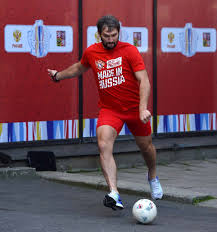
#> input picture images/p1.jpg, 217 x 232 px
$ python -i color.py   (imports and definitions only)
#> lines starting #> are read from the running program, lines starting #| are printed output that depends on the picture
import cv2
import numpy as np
import sys
import matplotlib.pyplot as plt
import math


# 색상 비교 코드 : https://github.com/sumtype/CIEDE2000
# Converts RGB pixel array to XYZ format.
# Implementation derived from http://www.easyrgb.com/en/math.php
def rgb2xyz(rgb):
    def format(c):
        c = c / 255.
        if c > 0.04045: c = ((c + 0.055) / 1.055) ** 2.4
        else: c = c / 12.92
        return c * 100
    rgb = list(map(format, rgb))
    xyz = [None, None, None]
    xyz[0] = rgb[0] * 0.4124 + rgb[1] * 0.3576 + rgb[2] * 0.1805
    xyz[1] = rgb[0] * 0.2126 + rgb[1] * 0.7152 + rgb[2] * 0.0722
    xyz[2] = rgb[0] * 0.0193 + rgb[1] * 0.1192 + rgb[2] * 0.9505
    return xyz

# Converts XYZ pixel array to LAB format.
# Implementation derived from http://www.easyrgb.com/en/math.php
def xyz2lab(xyz):
    def format(c):
        if c > 0.008856: c = c ** (1. / 3.)
        else: c = (7.787 * c) + (16. / 116.)
        return c
    xyz[0] = xyz[0] / 95.047
    xyz[1] = xyz[1] / 100.00
    xyz[2] = xyz[2] / 108.883
    xyz = list(map(format, xyz))
    lab = [None, None, None]
    lab[0] = (116. * xyz[1]) - 16.
    lab[1] = 500. * (xyz[0] - xyz[1])
    lab[2] = 200. * (xyz[1] - xyz[2])
    return lab

# Converts RGB pixel array into LAB format.
def rgb2lab(rgb):
    return xyz2lab(rgb2xyz(rgb))

# Returns CIEDE2000 comparison results of two LAB formatted colors.
# Translated from CIEDE2000 implementation in https://github.com/markusn/color-diff
def ciede2000(lab1, lab2):
    def degrees(n): return n * (180. / np.pi)
    def radians(n): return n * (np.pi / 180.)
    def hpf(x, y):
        if x == 0 and y == 0: return 0
        else:
            tmphp = degrees(np.arctan2(x, y))
            if tmphp >= 0: return tmphp
            else: return tmphp + 360.
        return None
    def dhpf(c1, c2, h1p, h2p):
        if c1 * c2 == 0: return 0
        elif np.abs(h2p - h1p) <= 180: return h2p - h1p
        elif h2p - h1p > 180: return (h2p - h1p) - 360.
        elif h2p - h1p < 180: return (h2p - h1p) + 360.
        else: return None
    def ahpf(c1, c2, h1p, h2p):
        if c1 * c2 == 0: return h1p + h2p
        elif np.abs(h1p - h2p) <= 180: return (h1p + h2p) / 2.
        elif np.abs(h1p - h2p) > 180 and h1p + h2p < 360: return (h1p + h2p + 360.) / 2.
        elif np.abs(h1p - h2p) > 180 and h1p + h2p >= 360: return (h1p + h2p - 360.) / 2.
        return None
    L1 = lab1[0]
    A1 = lab1[1]
    B1 = lab1[2]
    L2 = lab2[0]
    A2 = lab2[1]
    B2 = lab2[2]
    kL = 1
    kC = 1
    kH = 1
    C1 = np.sqrt((A1 ** 2.) + (B1 ** 2.))
    C2 = np.sqrt((A2 ** 2.) + (B2 ** 2.))
    aC1C2 = (C1 + C2) / 2.
    G = 0.5 * (1. - np.sqrt((aC1C2 ** 7.) / ((aC1C2 ** 7.) + (25. ** 7.))))
    a1P = (1. + G) * A1
    a2P = (1. + G) * A2
    c1P = np.sqrt((a1P ** 2.) + (B1 ** 2.))
    c2P = np.sqrt((a2P ** 2.) + (B2 ** 2.))
    h1P = hpf(B1, a1P)
    h2P = hpf(B2, a2P)
    dLP = L2 - L1
    dCP = c2P - c1P
    dhP = dhpf(C1, C2, h1P, h2P)
    dHP = 2. * np.sqrt(c1P * c2P) * np.sin(radians(dhP) / 2.)
    aL = (L1 + L2) / 2.
    aCP = (c1P + c2P) / 2.
    aHP = ahpf(C1, C2, h1P, h2P)
    T = 1. - 0.17 * np.cos(radians(aHP - 39)) + 0.24 * np.cos(radians(2. * aHP)) + 0.32 * np.cos(radians(3. * aHP + 6.)) - 0.2 * np.cos(radians(4. * aHP - 63.))
    dRO = 30. * np.exp(-1. * (((aHP - 275.) / 25.) ** 2.))
    rC = np.sqrt((aCP ** 7.) / ((aCP ** 7.) + (25. ** 7.)))
    sL = 1. + ((0.015 * ((aL - 50.) ** 2.)) / np.sqrt(20. + ((aL - 50.) ** 2.)))
    sC = 1. + 0.045 * aCP
    sH = 1. + 0.015 * aCP * T
    rT = -2. * rC * np.sin(radians(2. * dRO))
    return np.sqrt(((dLP / (sL * kL)) ** 2.) + ((dCP / (sC * kC)) ** 2.) + ((dHP / (sH * kH)) ** 2.) + rT * (dCP / (sC * kC)) * (dHP / (sH * kH)))


def get_similar_color_index(color):
    diff = sys.maxsize
    index = -1
    for i, category_color in enumerate(Color.Category.LIST):
        value = ciede2000(rgb2lab(color), rgb2lab(category_color))
        if value < diff:
            index = i
            diff = value
    return index


class Color:
    class Category:
        NAMES = [
            "Yellow",
            "Yellow_orange",
            "Orange",
            "Red_orange",
            "Red",
            "Pink",
            "Red_violet",
            "Violet",
            "Blue_violet",
            "Blue",
            "Sky",
            "Blue_green",
            "Green",
            "Yellow_green",
            "White",
            "Gray",
            "Brown",
            "Black",
        ]

        LIST = [(246, 239, 30),     # Yellow
                (249, 197, 14),     # Yellow_orange
                (244, 125, 25),     # Orange
                (233, 62, 29),      # Red_orange
                (229, 0, 29),       # Red
                (253, 181, 211),    # Pink
                (139, 41, 134),     # Red_violet
                (100, 27, 128),     # Violet
                (81, 69, 152),      # Blue_violet
                (49, 80, 162),      # Blue
                (135, 198, 228),    # Sky
                (28, 128, 107),     # Blue_green
                (45, 170, 64),      # Green
                (127, 191, 51),     # Yellow_green
                (255, 255, 255),    # White
                (186, 186, 186),    # Gray
                (125, 69, 36),      # Brown
                (0, 0, 0),          # Black
                ]

    def __init__(self, image):
        self.image_size = (32, 32)
        self.dominant_color_num = 3

        image = cv2.GaussianBlur(image, (5, 5), 0)
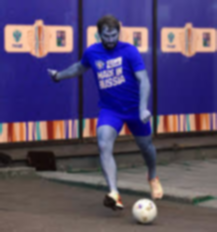
#> image: shape (232, 217, 3); mean of channels 0, 1, 2 109.4, 74.7, 87.4; drawn as B, G, R
        image = cv2.resize(image, self.image_size)
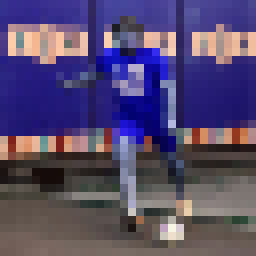
#> image: shape (32, 32, 3) (shown 8 times larger); mean of channels 0, 1, 2 109.6, 73.7, 85.6; drawn as B, G, R
        visual = np.zeros_like(image)

        self.color_list = list()
        for i in range(len(Color.Category.LIST)):
            self.color_list.append(0)

        for y in range(self.image_size[1]):
            for x in range(self.image_size[1]):
                index = get_similar_color_index(image[y][x])
                self.color_list[index] += 1
                visual[y][x] = Color.Category.LIST[index]
#> this loop made 32 passes
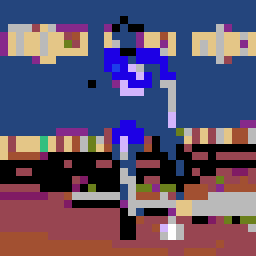
#> visual: shape (32, 32, 3) (shown 8 times larger); mean of channels 0, 1, 2 106.5, 78.9, 91.8; drawn as B, G, R

        self.color_list = np.array(self.color_list)

    def __sub__(self, other):
        if isinstance(other, Color):
            return np.log(sum((self.color_list - other.color_list) ** 2))

    def __str__(self):
        string = '{{color_list: {}}}'.format(self.color_list)
        return string

    def get_dominant_colors(self):
        color_list = np.argsort(self.color_list)
        return color_list[-3:]


def find_dominant_colors(image):
    color = Color(image)
    return color.get_dominant_colors()


# [8 lines of commented-out code are left out]

>>> import cv2
>>> picture = cv2.cvtColor(cv2.imread('../images/p1.jpg'), cv2.COLOR_BGR2RGB)
>>> result = Color(picture).get_dominant_colors()

$ run again, on images/test1.jpg
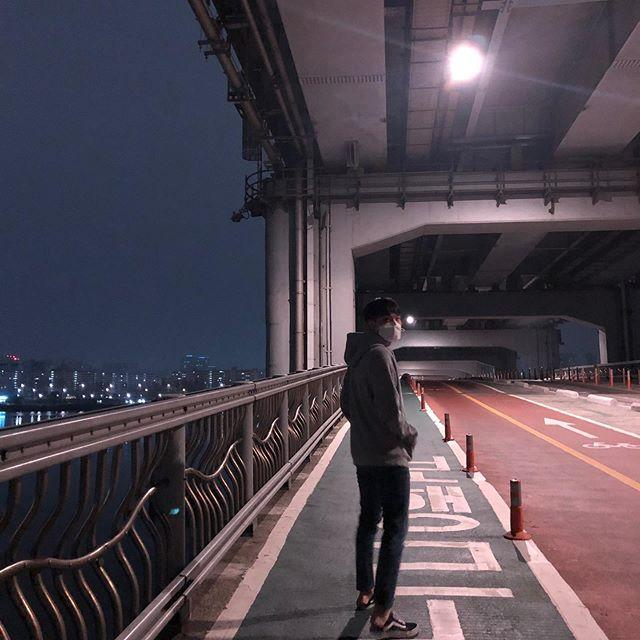
#> input picture images/test1.jpg, 640 x 640 px
#> in __init__, `image = cv2.resize(image, self.image_size)`:
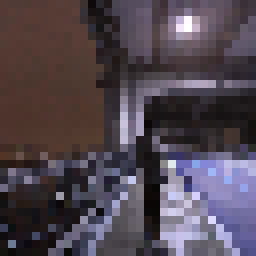
#> image: shape (32, 32, 3) (shown 8 times larger); mean of channels 0, 1, 2 80.6, 70.7, 80.9; drawn as B, G, R
#> the loop in __init__, `for y in range(self.image_size[1]):` made 32 passes
#> after the loop in __init__, `for y in range(self.image_size[1]):`:
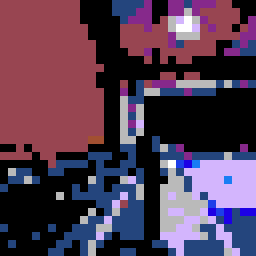
#> visual: shape (32, 32, 3) (shown 8 times larger); mean of channels 0, 1, 2 82.2, 59.1, 83.1; drawn as B, G, R

$ run again, on images/test10.jpg
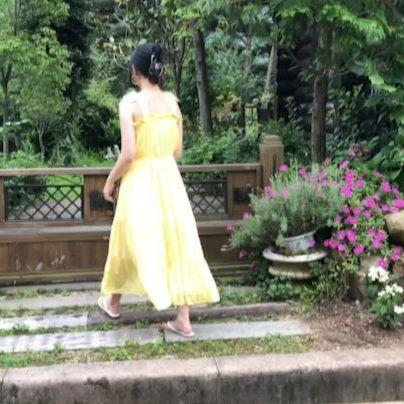
#> input picture images/test10.jpg, 404 x 404 px
#> in __init__, `image = cv2.resize(image, self.image_size)`:
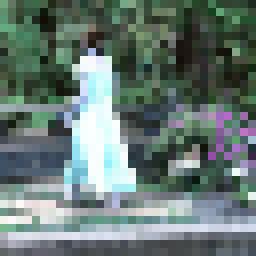
#> image: shape (32, 32, 3) (shown 8 times larger); mean of channels 0, 1, 2 116, 120.8, 103.7; drawn as B, G, R
#> the loop in __init__, `for y in range(self.image_size[1]):` made 32 passes
#> after the loop in __init__, `for y in range(self.image_size[1]):`:
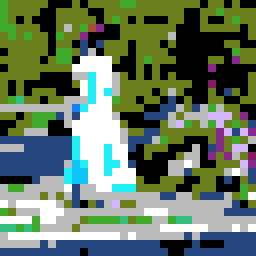
#> visual: shape (32, 32, 3) (shown 8 times larger); mean of channels 0, 1, 2 96.8, 120.2, 100.8; drawn as B, G, R
